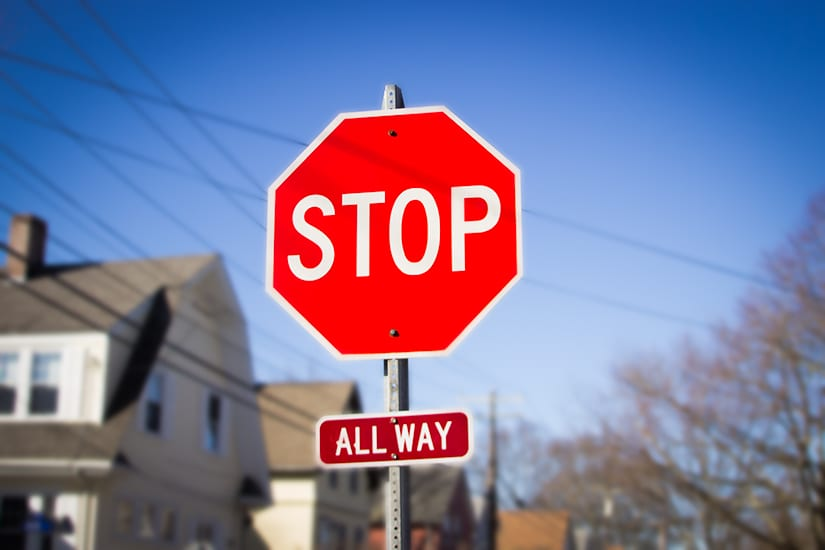
#> input picture Testing/StopSignTest.jpg, 825 x 550 px, found by its file name
$ python StopSignDetection.py
#> lines starting #> are read from the running program, lines starting #| are printed output that depends on the picture; after the words box and inside, x2 and y2 are one past the last pixel; in counts of white or black regions, pixels touching at a corner belong together
import cv2

##passed in image
img = cv2.imread('Testing\StopSignTest.jpg')
#> img is the input picture: shape (550, 825, 3); mean B, G, R 154.2, 120.1, 122.7

# convert color image to grey image
gray_img = cv2.cvtColor(img, cv2.COLOR_BGR2GRAY)
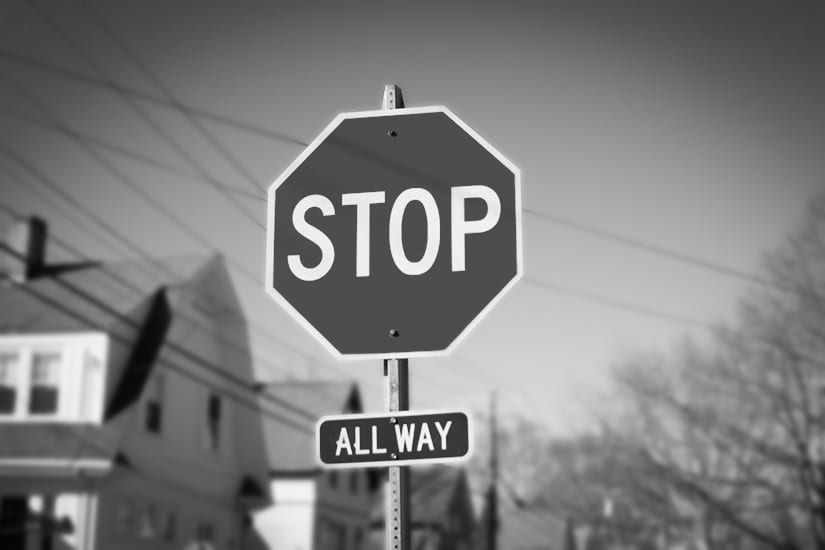
#> gray_img: shape (550, 825); min 3, max 254, mean 124.8

#Trained model goes here
ss = cv2.CascadeClassifier('StopSign.xml')

# detect stop signs

stop = ss.detectMultiScale(gray_img)
#> stop = [[251, 85, 291, 291]]

#Bounding box


# draw rectangle around the stop signs
for (x,y,w,h) in stop:
    cv2.rectangle(img, (x,y), (x+w, y+h), (0,0,255), 2)
    cv2.putText(img, 'Stop Sign', (x, y - 10), cv2.FONT_HERSHEY_SIMPLEX, 0.7, (0, 0, 0), 2)
#> this loop made 1 pass
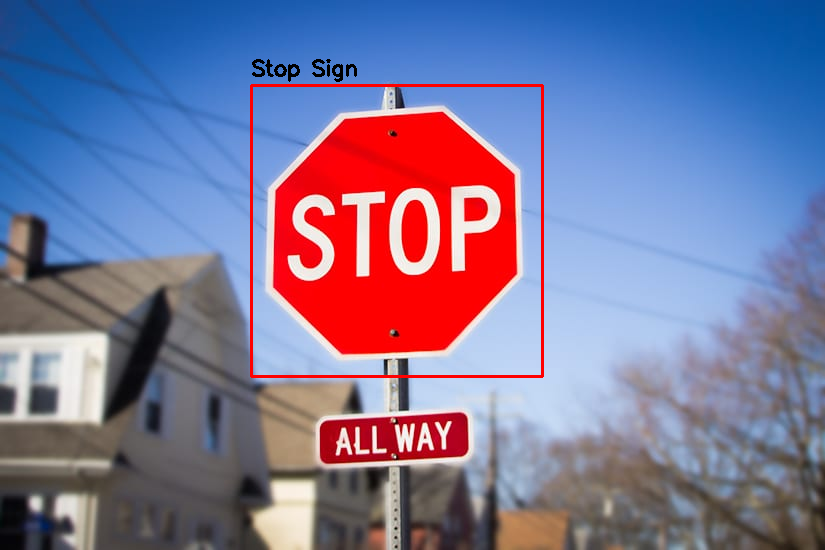
#> img: shape (550, 825, 3); 0.94% of pixels changed, all inside (x1, y1, x2, y2) = (250, 59, 544, 378)


cv2.imshow('Screen',img)

cv2.waitKey()
